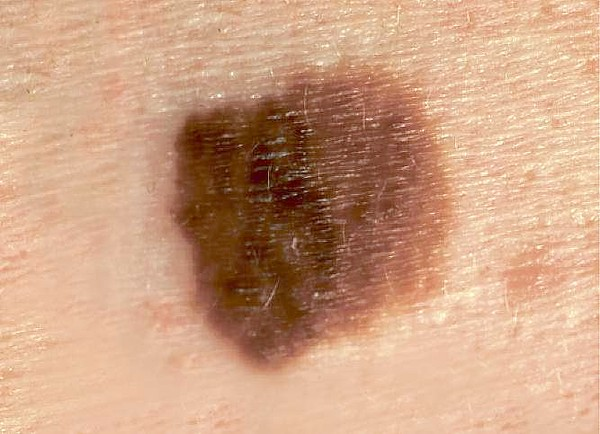
#> input picture img/malignant.jpg, 600 x 434 px, given in place of IMD080.bmp, which was not available
$ python jagedness.py   (older library calls are emulated)
#> lines starting #> are read from the running program, lines starting #| are printed output that depends on the picture; after the words box and inside, x2 and y2 are one past the last pixel; in counts of white or black regions, pixels touching at a corner belong together; long printed decimals are rounded; pictures that were not available may be replaced by others from this repository, and a replacement may not be noted
### lib/crop.py
import cv2
import numpy as np
from helper import getMoleContour
from helper import showImage

def crop(image):
    imageH, imageW, _ = image.shape
    MAX_PADDING = 7
    # image = cv2.GaussianBlur(image, (1, 1), 0)
    grayscale = cv2.cvtColor(image, cv2.COLOR_BGR2GRAY)
    contour = getMoleContour(grayscale)
    cv2.drawContours(grayscale, contour, -1, (255, 255, 255), 5)
    x, y, w, h = cv2.boundingRect(contour)
    padding = MAX_PADDING if x > MAX_PADDING and y > MAX_PADDING else min(x, y)
    padding = padding if x + w + padding * 2 > imageW and y + h + padding * 2 > imageH else 0
    x -= padding
    y -= padding
    if w < padding * 2 and h < padding * 2:
        raise Error("Picture is waay too small!!!")
    return image[y:y+h+padding*2,x:x+w+padding*2]

# [16 lines that do not run on import are left out]

### lib/helper.py
import cv2

# NOTE: The given image must be a greyscale image
def getMoleContour(greyscale):
    THRESHOLD = 125
    MAX_VALUE = 180
    greyscale = cv2.blur(greyscale, (5, 5))
    ret, thresh = cv2.threshold(greyscale, THRESHOLD, MAX_VALUE, cv2.THRESH_BINARY_INV) # Binary mask
    im2, contours, hierarchy = cv2.findContours(thresh, cv2.RETR_EXTERNAL, cv2.CHAIN_APPROX_NONE)
    # Check to make sure there actually is a contour
    if len(contours) == 0:
        raise Error("No contours found!")
    # Only find the longest one
    longestContour = []
    for i in range(len(contours)):
        if len(contours[i]) > len(longestContour):
            longestContour = contours[i]
    return longestContour

def showImage(image):
    cv2.imshow("image", image)
    cv2.waitKey(0)
    cv2.destroyAllWindows()

### lib/jagedness.py
import cv2
import math
import helper
from crop import crop

def calculateJagedness(image, debug=False):
    # Contours
    contour = helper.getMoleContour(image)
    # Fits an ellipse around the image
    ellipse = cv2.fitEllipse(contour)
    # Shows the contour and ellipse for debugging
    if debug:
        cv2.drawContours(image, contour, -1, (255, 255, 255), 5)
        cv2.ellipse(image, ellipse, (0, 0, 0), 5)
        helper.showImage(image)
    # Calculates the mean square distance between the ellipse and contour
    center = ellipse[0]
    dim = ellipse[1]
    theta = ellipse[2]
    meanSquare = 0
    for i in range(1, len(contour)):
        diffX = (contour[i][0][0] - center[0]) * math.cos(-theta) - \
                (contour[i][0][1] - center[1]) * math.sin(-theta)
        diffY = (contour[i][0][0] - center[0]) * math.sin(-theta) - \
                (contour[i][0][1] - center[1]) * math.cos(-theta)
        meanSquare += abs(diffX ** 2 + diffY ** 2)
    if dim[0] == 0 or dim[1] == 0:
        raise Error("Can't find ellipse of best fit")
    return meanSquare / (dim[0] * dim[1])

if __name__ == "__main__":
    files = [
        "./img/dataset/IMD080.bmp",
        "./img/malignant1.jpg",
        "./img/malignant2.jpg",
        "./img/benign1.jpg",
        "./img/benign2.jpg"
    ]
    for filename in files:
        image = crop(cv2.imread(filename))
#> in crop, `imageH, imageW, _ = image.shape`: imageH = 434; imageW = 600
#> in crop, image is the input picture: shape (434, 600, 3); mean B, G, R 130.4, 160.4, 204.7
#> in getMoleContour, `ret, thresh = cv2.threshold(greyscale, THRESHOLD, MAX_VALUE, cv2.THRES..`:
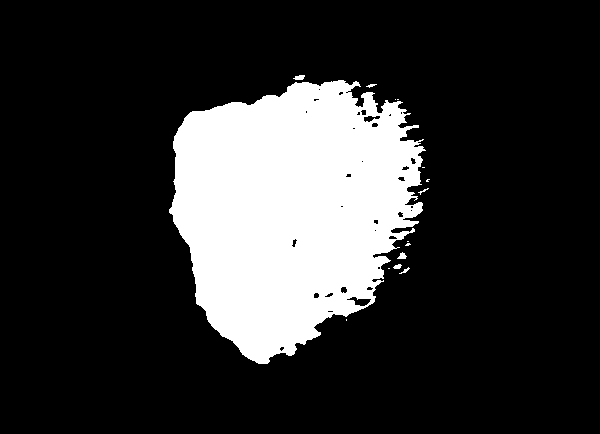
#> thresh: shape (434, 600); values 0 (black) and 180 (white), 19.6% white; 15 white regions (8 under 20 px)
#> in getMoleContour, `ret, thresh = cv2.threshold(greyscale, THRESHOLD, MAX_VALUE, cv2.THRES..`: ret = 125
#> in getMoleContour, `im2, contours, hierarchy = cv2.findContours(thresh, cv2.RETR_EXTERNAL,..`: contours = 15 contours, 11 with area under 20; largest, box (x1, y1, x2, y2) and area: (169, 80, 426, 364) 50704, (293, 75, 305, 80) 30, (397, 252, 407, 259) 30, (393, 264, 402, 269) 22
#> the loop in getMoleContour, `for i in range(len(contours)):` made 15 passes
#> longestContour on pass 1: [[346, 319], [346, 320]]
#> after the loop in getMoleContour, `for i in range(len(contours)):`: longestContour = contour of 1253 points, box (x1, y1, x2, y2) (169, 80, 426, 364), area 50704
#> in crop, `contour = getMoleContour(grayscale)`: contour has the same summary as longestContour in getMoleContour
#> in crop, `cv2.drawContours(grayscale, contour, -1, (255, 255, 255), 5)`:
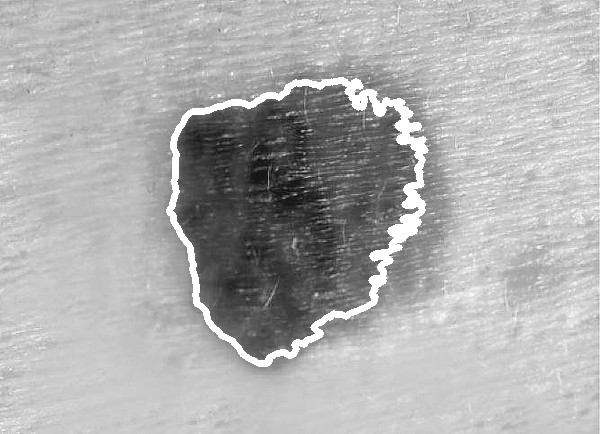
#> grayscale: shape (434, 600); min 9, max 255, mean 174.3
#> in crop, `x, y, w, h = cv2.boundingRect(contour)`: x = 169; y = 80; w = 257; h = 284
#> in crop, `padding = MAX_PADDING if x > MAX_PADDING and y > MAX_PADDING else min(..`: padding = 7
#> in crop, `padding = padding if x + w + padding * 2 > imageW and y + h + padding ..`: padding = 0
#> in crop, `return image[y:y+h+padding*2,x:x+w+padding*2]`:
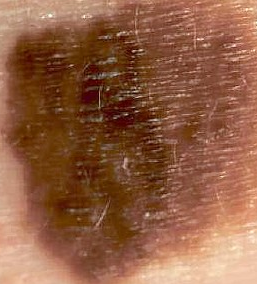
#> returned value: shape (284, 257, 3); mean of channels 0, 1, 2 66.8, 94.4, 145; drawn as B, G, R
        grayscale = cv2.cvtColor(image, cv2.COLOR_BGR2GRAY)
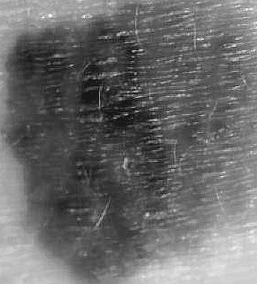
#> grayscale: shape (284, 257); min 9, max 251, mean 106.4
        print(calculateJagedness(grayscale, debug=True))
#> in getMoleContour (call 2), `greyscale = cv2.blur(greyscale, (5, 5))`:
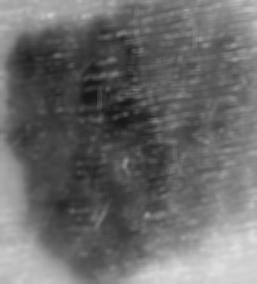
#> greyscale: shape (284, 257); min 22, max 223, mean 106.4
#> in getMoleContour (call 2), `ret, thresh = cv2.threshold(greyscale, THRESHOLD, MAX_VALUE, cv2.THRES..`:
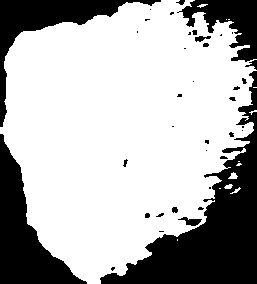
#> thresh: shape (284, 257); values 0 (black) and 180 (white), 69.9% white; 38 black regions (23 under 20 px)
#> in getMoleContour (call 2), `im2, contours, hierarchy = cv2.findContours(thresh, cv2.RETR_EXTERNAL,..`: contours = 13 contours, 10 with area under 20; largest, box (x1, y1, x2, y2) and area: (0, 0, 257, 284) 50734, (228, 172, 238, 179) 30, (224, 184, 233, 189) 22
#> the loop in getMoleContour (call 2), `for i in range(len(contours)):` made 13 passes
#> longestContour on pass 1: [[177, 239], [177, 240]]
#> after the loop in getMoleContour (call 2), `for i in range(len(contours)):`: longestContour = contour of 1281 points, box (x1, y1, x2, y2) (0, 0, 257, 284), area 50734
#> in calculateJagedness, `contour = helper.getMoleContour(image)`: contour has the same summary as longestContour in getMoleContour
#> in calculateJagedness, `ellipse = cv2.fitEllipse(contour)`: ellipse = ((121.6, 127.9), (236.6, 284.4), 30.52)
#> in calculateJagedness, `cv2.ellipse(image, ellipse, (0, 0, 0), 5)`:
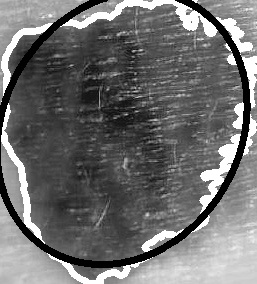
#> image: shape (284, 257); min 0, max 255, mean 109.6
#> in calculateJagedness, `center = ellipse[0]`: center = (121.6, 127.9)
#> in calculateJagedness, `dim = ellipse[1]`: dim = (236.6, 284.4)
#> in calculateJagedness, `theta = ellipse[2]`: theta = 30.52
#> the loop in calculateJagedness, `for i in range(1, len(contour)):` made 1280 passes
#> (diffX, diffY, meanSquare) on passes 1 to 3: (123.7, 110, 27402.7), (122.3, 108.6, 54152.4), (121.6, 107.9, 80580.6)
#> after the loop in calculateJagedness, `for i in range(1, len(contour)):`: meanSquare = 25475564.7
#| 378.620
#> pass 2 of the loop `for filename in files:`:
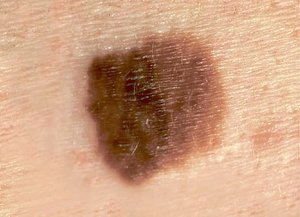
#> input picture img/malignant1.jpg, 300 x 217 px, found by its file name
#> in crop, image is the input picture: shape (217, 300, 3); mean B, G, R 130.4, 160.3, 204.6
#> greyscale: shape (217, 300)
#> in getMoleContour (call 3), `ret, thresh = cv2.threshold(greyscale, THRESHOLD, MAX_VALUE, cv2.THRES..`:
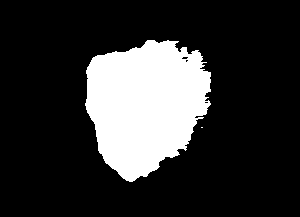
#> thresh: shape (217, 300); values 0 (black) and 180 (white), 19.7% white; 2 white regions (1 under 20 px)
#> contours = 2 contours, 1 with area under 20; largest, box (x1, y1, x2, y2) and area: (85, 40, 211, 182) 12592
#> the loop in getMoleContour (call 3), `for i in range(len(contours)):` made 2 passes
#> longestContour on pass 1: [[201, 127], [202, 127]]
#> after the loop in getMoleContour (call 3), `for i in range(len(contours)):`: longestContour = contour of 491 points, box (x1, y1, x2, y2) (85, 40, 211, 182), area 12592
#> greyscale: shape (142, 126)
#> thresh: shape (142, 126); values 0 (black) and 180 (white), 72% white; 11 black regions (5 under 20 px)
#> contours = 2 contours, 1 with area under 20; largest, box (x1, y1, x2, y2) and area: (0, 0, 126, 142) 12640
#> in calculateJagedness (call 2), `contour = helper.getMoleContour(image)`: contour = contour of 502 points, box (x1, y1, x2, y2) (0, 0, 126, 142), area 12640
#> ellipse = ((59.8, 63.58), (119.1, 140.7), 28.81)
#> in calculateJagedness (call 2), `cv2.ellipse(image, ellipse, (0, 0, 0), 5)`:
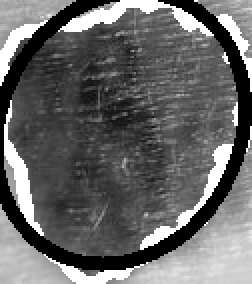
#> image: shape (142, 126) (shown 2 times larger); min 0, max 255, mean 102.2
#> center = (59.8, 63.58)
#> dim = (119.1, 140.7)
#> theta = 28.81
#> the loop in calculateJagedness (call 2), `for i in range(1, len(contour)):` made 501 passes
#> (diffX, diffY, meanSquare) on passes 1 to 3: (31.14, -53.05, 3784.4), (31.49, -52.71, 7554), (30.97, -51.85, 11201.7)
#> after the loop in calculateJagedness (call 2), `for i in range(1, len(contour)):`: meanSquare = 1784850.7
#| 106.517
#> pass 3 of the loop `for filename in files:`:
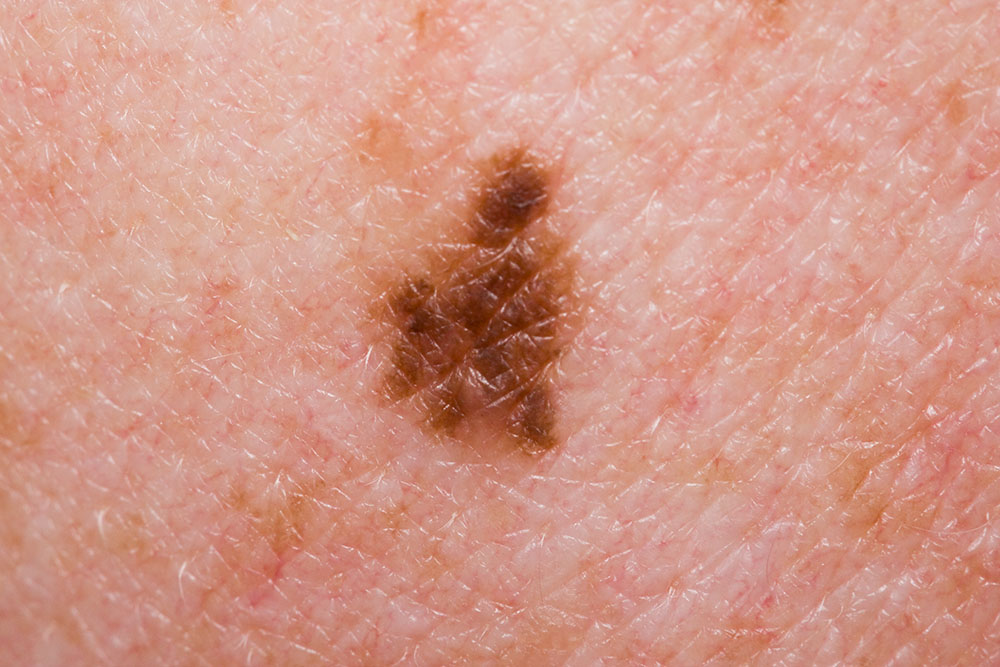
#> input picture img/malignant2.jpg, 1000 x 667 px, found by its file name
#> in crop, image is the input picture: shape (667, 1000, 3); mean B, G, R 136, 151.7, 210.3
#> greyscale: shape (667, 1000)
#> in getMoleContour (call 5), `ret, thresh = cv2.threshold(greyscale, THRESHOLD, MAX_VALUE, cv2.THRES..`:
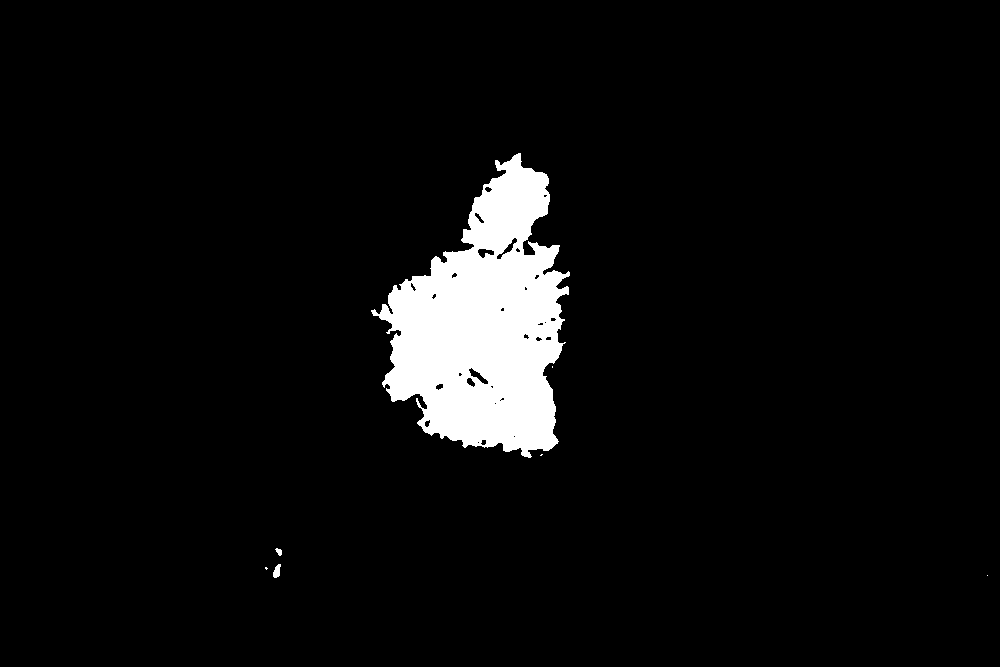
#> thresh: shape (667, 1000); values 0 (black) and 180 (white), 5.2% white; 7 white regions (4 under 20 px)
#> contours = 7 contours, 4 with area under 20; largest, box (x1, y1, x2, y2) and area: (371, 153, 570, 458) 34631, (273, 564, 281, 578) 60, (275, 548, 282, 556) 25
#> the loop in getMoleContour (call 5), `for i in range(len(contours)):` made 7 passes
#> longestContour on pass 1: [[987, 575]]
#> after the loop in getMoleContour (call 5), `for i in range(len(contours)):`: longestContour = contour of 1212 points, box (x1, y1, x2, y2) (371, 153, 570, 458), area 34631
#> greyscale: shape (305, 199)
#> thresh: shape (305, 199); values 0 (black) and 180 (white), 57.1% white; 34 black regions (20 under 20 px)
#> contours = 3 contours, 2 with area under 20; largest, box (x1, y1, x2, y2) and area: (0, 0, 199, 305) 34652
#> in calculateJagedness (call 3), `contour = helper.getMoleContour(image)`: contour = contour of 1223 points, box (x1, y1, x2, y2) (0, 0, 199, 305), area 34652
#> ellipse = ((109.5, 171.7), (177, 290.7), 4.61)
#> in calculateJagedness (call 3), `cv2.ellipse(image, ellipse, (0, 0, 0), 5)`:
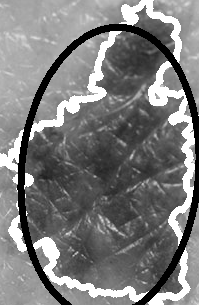
#> image: shape (305, 199); min 0, max 255, mean 123
#> center = (109.5, 171.7)
#> dim = (177, 290.7)
#> theta = 4.61
#> the loop in calculateJagedness (call 3), `for i in range(1, len(contour)):` made 1222 passes
#> (diffX, diffY, meanSquare) on passes 1 to 3: (166.3, 18.12, 27980), (165.4, 17.23, 55631.8), (165.5, 16.23, 83283.7)
#> after the loop in calculateJagedness (call 3), `for i in range(1, len(contour)):`: meanSquare = 14410043.1
#| 279.973
#> the loop made 5 passes; the first 3 are shown
